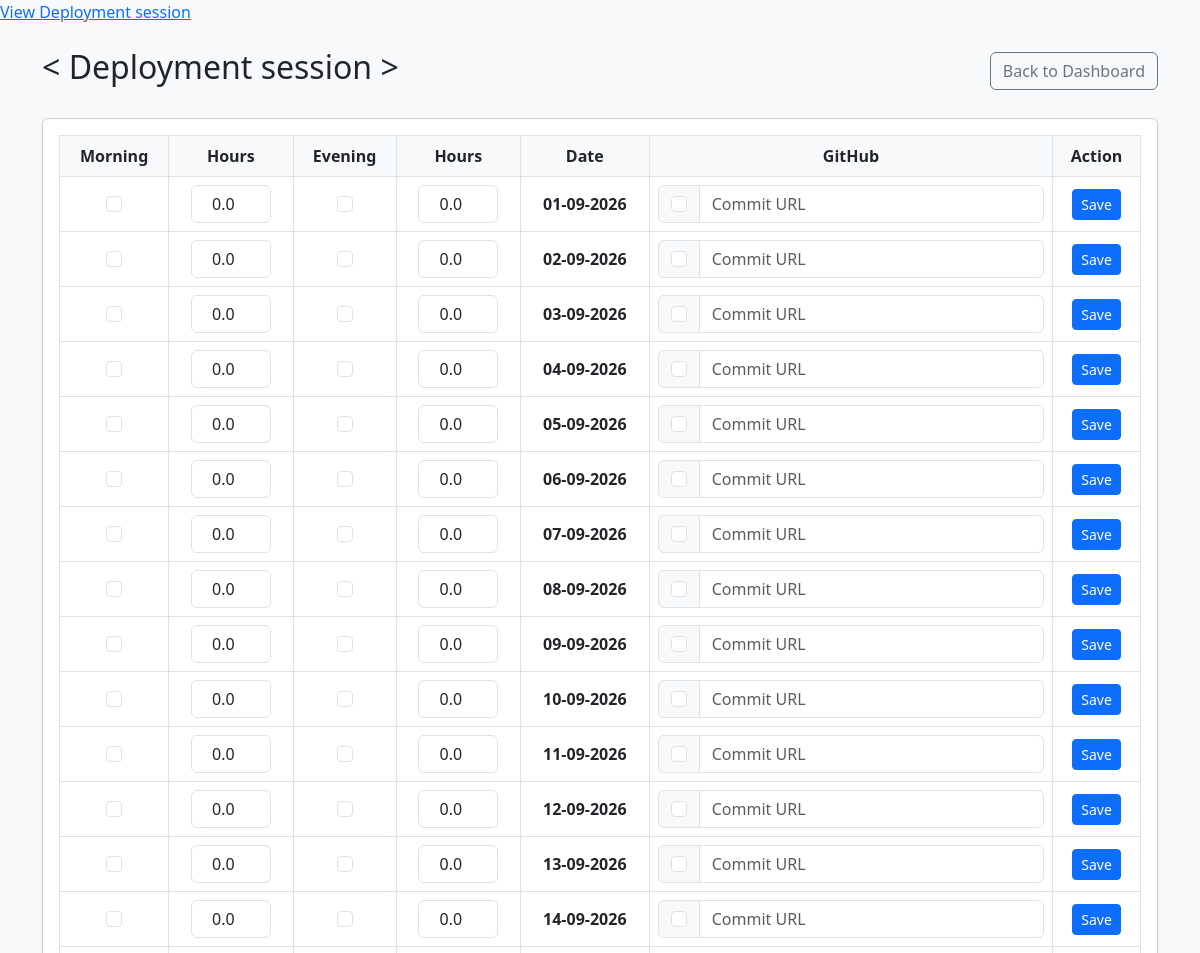
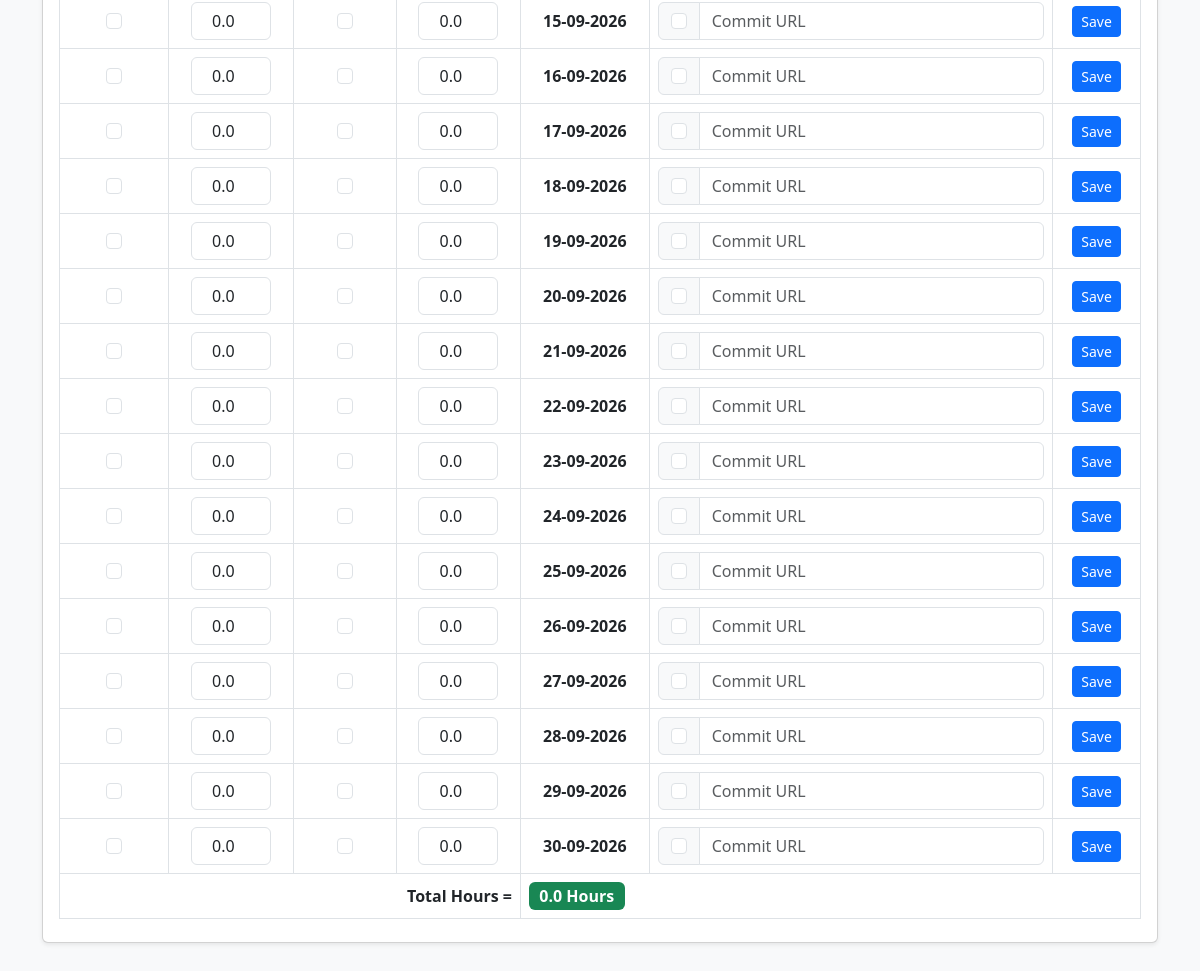
The page /home/2/ (signed in) on the database its author committed (2 pictures, top to bottom).
### track/models.py (models this page shows, shortened)
class StudyGoal(models.Model):
    user = models.ForeignKey(User, on_delete=models.CASCADE, related_name='study_goals')
    title = models.CharField(max_length=200, help_text="e.g., Backend - Start")
    start_date = models.DateField()
    end_date = models.DateField()
    is_active = models.BooleanField(default=True)
    created_at = models.DateTimeField(auto_now_add=True)
    @property
    def total_hours(self):
        logs = self.daily_logs.all()
        return sum(log.morning_hours + log.evening_hours for log in logs)

class DailyLog(models.Model):
    goal = models.ForeignKey(
        StudyGoal,
        on_delete=models.CASCADE,
        related_name='daily_logs'
    )
    date = models.DateField()
    morning_done = models.BooleanField(default=False)
    morning_not_studied = models.BooleanField(default=False)
    morning_hours = models.DecimalField(
        max_digits=4,
        decimal_places=1,
        default=0.0,
        validators=[
            MinValueValidator(0.0),
            MaxValueValidator(24.0)
        ]
    )
    evening_done = models.BooleanField(default=False)
    evening_not_studied = models.BooleanField(default=False)
    evening_hours = models.DecimalField(
        max_digits=4,
        decimal_places=1,
        default=0.0,
        validators=[
            MinValueValidator(0.0),
            MaxValueValidator(24.0)
        ]
    )
    github_link = models.URLField(
        max_length=500,
        blank=True,
        null=True,
        help_text="GitHub commit/repo link"
    )
    github_pushed = models.BooleanField(default=False)
    class Meta:
        unique_together = ('goal', 'date')
        ordering = ['date']

### track/views.py (the view)
# urls.py: path('home/<int:goal_id>/', views.goal_detail, name='home_detail'),
@login_required
def goal_detail(request, goal_id):
    goal = get_object_or_404(StudyGoal, id=goal_id, user=request.user)
    current_date = goal.start_date
    while current_date <= goal.end_date:
        DailyLog.objects.get_or_create(goal=goal, date=current_date)
        current_date += timedelta(days=1)
    logs = goal.daily_logs.all().order_by('date')
    return render(request, 'track/goal_detail.html', {'goal': goal, 'logs': logs})

### track/templates/track/goal_detail.html (shortened to what this page needs)
<!doctype html>
<html lang="en">
  <head>
    <link
      href="https://cdn.jsdelivr.net/npm/bootstrap@5.3.0/dist/css/bootstrap.min.css"
      rel="stylesheet"
    />
    <a href="{% url 'home_detail' goal.id %}">View {{ goal.title }}</a>
  </head>
  <body class="bg-light">
    <div class="container py-4">
      <div class="d-flex justify-content-between align-items-center mb-4">
        <h2>&lt; {{ goal.title }} &gt;</h2>
        <a href="{% url 'dashboard' %}" class="btn btn-outline-secondary"
          >Back to Dashboard</a
        >
      </div>
      <div class="card shadow-sm">
        <div class="card-body">
          <div class="table-responsive">
            <table class="table table-bordered align-middle text-center">
              <thead class="sticky-header">
                <tr>
                  <th scope="col">Morning</th>
                  <th scope="col">Hours</th>
                  <th scope="col">Evening</th>
                  <th scope="col">Hours</th>
                  <th scope="col">Date</th>
                  <th scope="col">GitHub</th>
                  <th scope="col">Action</th>
                </tr>
              </thead>
              <tbody>
                {% for log in logs %}
                <tr>
                  <form action="{% url 'track_log' log.id %}" method="POST">
                    <td>
                      <input
                        type="checkbox"
                        name="morning_done"
                        class="form-check-input"
                        {%
                        if
                        log.morning_done
                        %}checked{%
                        endif
                        %}
                      />
                    </td>
                    <td>
                      <input
                        type="number"
                        step="0.5"
                        name="morning_hours"
                        value="{{ log.morning_hours }}"
                        class="form-control text-center"
                        style="width: 80px; margin: auto"
                      />
                    </td>
                    <td>
                      <input
                        type="checkbox"
                        name="evening_done"
                        class="form-check-input"
                        {%
                        if
                        log.evening_done
                        %}checked{%
                        endif
                        %}
                      />
                    </td>
                    <td>
                      <input
                        type="number"
                        step="0.5"
                        name="evening_hours"
                        value="{{ log.evening_hours }}"
                        class="form-control text-center"
                        style="width: 80px; margin: auto"
                      />
                    </td>
                    <td><strong>{{ log.date|date:"d-m-Y" }}</strong></td>
                    <td>
                      <div class="input-group">
                        <div class="input-group-text">
                          <input
                            type="checkbox"
                            name="github_pushed"
                            class="form-check-input mt-0"
                            {%
                            if
                            log.github_pushed
                            %}checked{%
                            endif
                            %}
                          />
                        </div>
                        <input
                          type="url"
                          name="github_link"
                          value="{{ log.github_link|default:'' }}"
                          class="form-control"
                          placeholder="Commit URL"
                        />
                      </div>
                    </td>
                    <td>
                      <button type="submit" class="btn btn-sm btn-primary">
                        Save
                      </button>
                    </td>
                  </form>
                </tr>
                {% endfor %}
              </tbody>
              <tfoot>
                <tr class="total-row">
                  <td colspan="4" class="text-end">
                    <strong>Total Hours =</strong>
                  </td>
                  <td colspan="3" class="text-start">
                    <span class="badge bg-success fs-6"
                      >{{ goal.total_hours }} Hours</span
                    >
                  </td>
                </tr>
              </tfoot>
            </table>
          </div>
        </div>
      </div>
    </div>
  </body>
</html>

### track/templates/track/goal_detail.html (style rules this page uses)
.table-responsive { max-height: 80vh; overflow-y: auto; }
.sticky-header th { position: sticky; top: 0; background-color: #f8f9fa; z-index: 1; }
.total-row { font-weight: bold; background-color: #e9ecef; }

### rows shown on the page
StudyGoal: title "Deployment session", total_hours "0.0"
DailyLog: morning_hours "0.0", evening_hours "0.0", date "01-09-2026"
DailyLog: morning_hours "0.0", evening_hours "0.0", date "02-09-2026"
DailyLog: morning_hours "0.0", evening_hours "0.0", date "03-09-2026"
DailyLog: morning_hours "0.0", evening_hours "0.0", date "04-09-2026"
DailyLog: morning_hours "0.0", evening_hours "0.0", date "05-09-2026"
DailyLog: morning_hours "0.0", evening_hours "0.0", date "06-09-2026"
DailyLog: morning_hours "0.0", evening_hours "0.0", date "07-09-2026"
DailyLog: morning_hours "0.0", evening_hours "0.0", date "08-09-2026"
DailyLog: morning_hours "0.0", evening_hours "0.0", date "09-09-2026"
DailyLog: morning_hours "0.0", evening_hours "0.0", date "10-09-2026"
DailyLog: morning_hours "0.0", evening_hours "0.0", date "11-09-2026"
DailyLog: morning_hours "0.0", evening_hours "0.0", date "12-09-2026"
DailyLog: morning_hours "0.0", evening_hours "0.0", date "13-09-2026"
DailyLog: morning_hours "0.0", evening_hours "0.0", date "14-09-2026"
DailyLog: morning_hours "0.0", evening_hours "0.0", date "15-09-2026"
DailyLog: morning_hours "0.0", evening_hours "0.0", date "16-09-2026"
DailyLog: morning_hours "0.0", evening_hours "0.0", date "17-09-2026"
DailyLog: morning_hours "0.0", evening_hours "0.0", date "18-09-2026"
DailyLog: morning_hours "0.0", evening_hours "0.0", date "19-09-2026"
DailyLog: morning_hours "0.0", evening_hours "0.0", date "20-09-2026"
DailyLog: morning_hours "0.0", evening_hours "0.0", date "21-09-2026"
DailyLog: morning_hours "0.0", evening_hours "0.0", date "22-09-2026"
DailyLog: morning_hours "0.0", evening_hours "0.0", date "23-09-2026"
DailyLog: morning_hours "0.0", evening_hours "0.0", date "24-09-2026"
DailyLog: morning_hours "0.0", evening_hours "0.0", date "25-09-2026"
DailyLog: morning_hours "0.0", evening_hours "0.0", date "26-09-2026"
DailyLog: morning_hours "0.0", evening_hours "0.0", date "27-09-2026"
DailyLog: morning_hours "0.0", evening_hours "0.0", date "28-09-2026"
DailyLog: morning_hours "0.0", evening_hours "0.0", date "29-09-2026"
DailyLog: morning_hours "0.0", evening_hours "0.0", date "30-09-2026"
